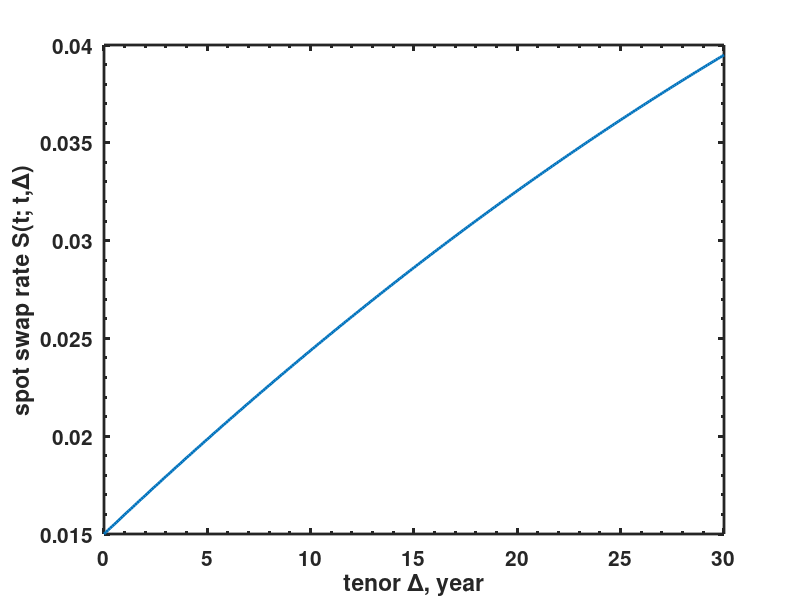

Recreate this plot in MATLAB. (Note: this script raises an error after producing the figure.)
clear all
close all


%% spot swap rate
T=0:0.1:30;
S = 0.015+0.001*T - 0.5*(0.0035)^2.*T.^2;

h = figure(1)
plot(T,S,'linewidth',2);
xlabel('tenor \Delta, year');
ylabel('spot swap rate S(t; t,\Delta)');
set(gca,'linewidth',2,'fontsize',15,'fontweight','bold','plotboxaspectratiomode','auto','xminortick','on','yminortick','on','TickLength',[0.04;0.02]);
set(gca,'box','on')
pbaspect([1 1 1])
ylim([0,0.05])
saveTightFigure(h,'swapRateDemo_spotSwapRateVsTenor.pdf')

%% forward swap rate

T=0:3:30;
S1 = 0.02+0.005*rand(length(T),1);
S2 = 0.005+S1;
S3 = 0.005+S2;


h = figure(2)
plot(T,S1,T,S2,T,S3,'linewidth',2);
xlabel('starting date T_0');
ylabel('forward swap rate S(t; T_0,\Delta)');
set(gca,'linewidth',2,'fontsize',15,'fontweight','bold','plotboxaspectratiomode','auto','xminortick','on','yminortick','on','TickLength',[0.04;0.02]);
set(gca,'box','on')
pbaspect([1 1 1])
set(gca,'xtick',[])
set(gca,'xticklabel',[])
legend('\Delta = 3Y','\Delta = 5Y', '\Delta = 10Y','location','southeast')
ylim([0,0.05])
saveTightFigure(h,'swapRateDemo_forwardSwapRateVsForwardStartingDate.pdf')
%% the evolution of forward swap rate
rng(1)

T=0:0.1:1;
T=T';
S1 = 0.02+0.01*sqrt(T).*randn(length(T),1);
S2 = 0.02+0.01*sqrt(T).*randn(length(T),1);
S3 = 0.02+0.01*sqrt(T).*randn(length(T),1);


h = figure(3)
plot(T,S1,T,S2,T,S3,'linewidth',2);
xlabel('time t');
ylabel('forward swap rate S(t; T_0,\Delta)');
set(gca,'linewidth',2,'fontsize',15,'fontweight','bold','plotboxaspectratiomode','auto','xminortick','on','yminortick','on','TickLength',[0.04;0.02]);
set(gca,'box','on')
pbaspect([1 1 1])
set(gca,'xtick',[0 1])
set(gca,'xticklabel',{'t_0','T_0'})
legend('traj. 1','traj. 2', 'traj. 3','location','northwest')
ylim([0,0.05])
saveTightFigure(h,'swapRateDemo_evolutionForwardSwapRate.pdf')